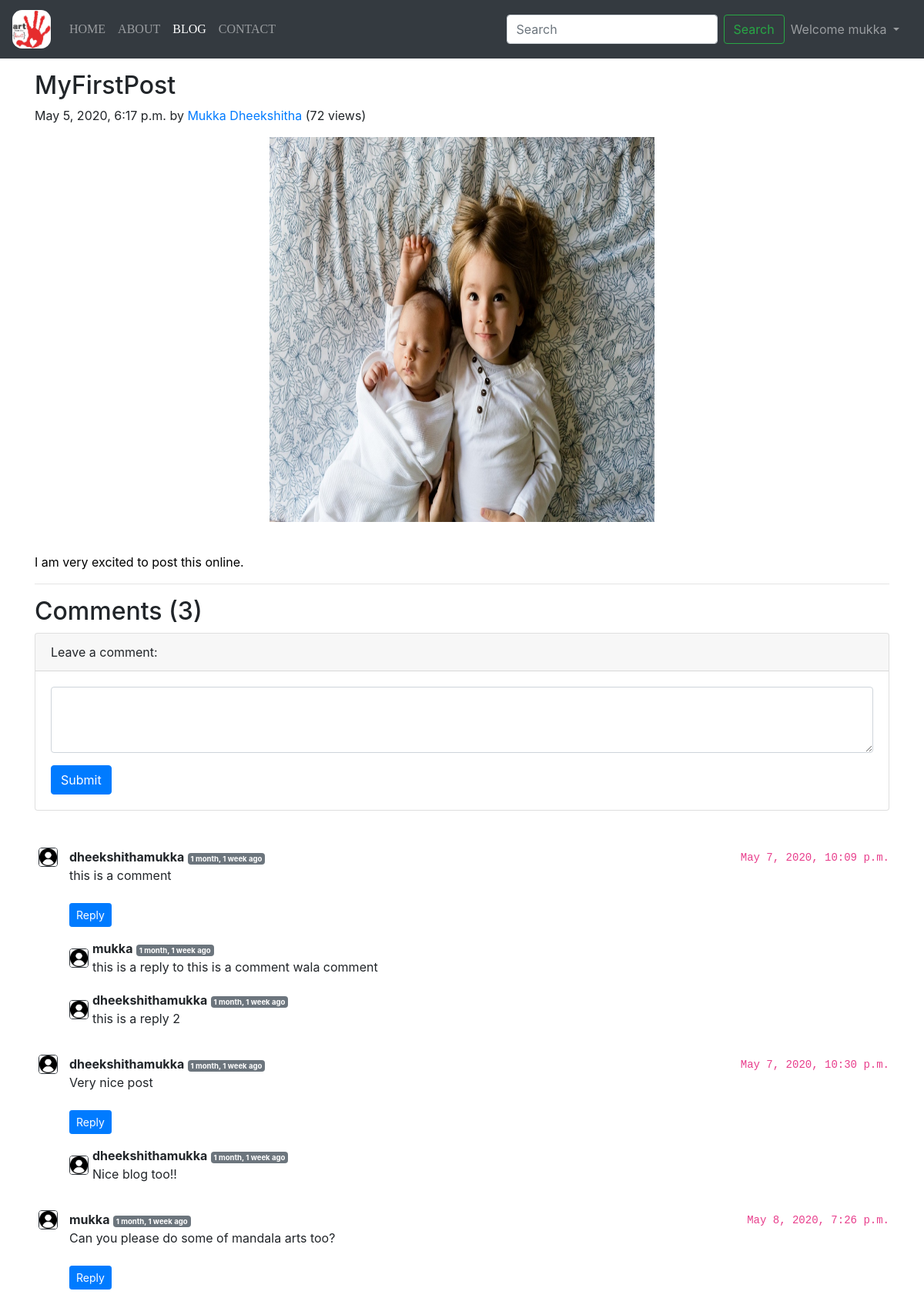
The page /blog/myfirstpost (signed in) on the database its author committed.
### blog/models.py (models this page shows, shortened)
class Post(models.Model):
    sno = models.AutoField(primary_key=True)
    title = models.CharField(max_length=255)
    content = models.TextField()
    author = models.CharField(max_length=100)
    slug = models.CharField(max_length=130)
    views = models.IntegerField(default=0)
    timefield = models.DateTimeField(blank=True)
    image = models.ImageField(upload_to='blog/images', default="")

class BlogComment(models.Model):
    sno = models.AutoField(primary_key=True)
    comment = models.TextField()
    user = models.ForeignKey(User, on_delete=models.CASCADE)
    post = models.ForeignKey(Post, on_delete=models.CASCADE)
    parent = models.ForeignKey('self', on_delete=models.CASCADE, null=True)
    timestamp = models.DateTimeField(default=now)
    def __str__(self):
        return self.comment[0:13] + "..." + " by " + self.user.username

### blog/views.py (the view)
# urls.py: path('<str:slug>', views.blogPost, name='blogPost'),
def blogPost(request, slug):
    post = Post.objects.filter(slug=slug).first()
    post.views = post.views + 1
    post.save()
    comments = BlogComment.objects.filter(post=post, parent=None)
    replies = BlogComment.objects.filter(post=post).exclude(parent=None)
    replyDict={}
    for reply in replies:
        if reply.parent.sno not in replyDict.keys():
            replyDict[reply.parent.sno] = [reply]
        else:
            replyDict[reply.parent.sno].append(reply)
    print(replyDict)
    context = {'post': post, 'comments': comments, 'user': request.user, 'replyDict': replyDict}
    return render(request, 'blog/blogPost.html', context)

### blog/templatetags/extras.py (called while the page is built)
@register.filter(name='get_val')
def get_val(dict, key):
    return dict.get(key)

### templates/blog/blogPost.html (shortened to what this page needs)
{% extends 'base.html' %}
{% block blogactive %} active {% endblock blogactive %}
{% block body %}
{% load humanize %}
{% load extras %}
<div class="container my-3">
    <div class="blog-post">
        <h2 class="blog-post-title">{{post.title}}</h2>
        <p class="blog-post-meta">{{post.timefield}} by <a
                href="https://www.instagram.com/dheekshitha_art_from_heart/">{{post.author}}</a> (<span>{{post.views}} views</span>)</p>
        <center><img src="/media/{{post.image}}" width="500px" height="500px" /></center>
        <br>
        <p>{{post.content|safe}}</p>
        <hr>
    </div>
</div>
<div class="container">
    <h2>Comments ({{comments.count}})</h2>
    <div class="my-2">
        {% if user.is_authenticated %}
        <div class="card">
            <div class="card-header">
                Leave a comment:
            </div>
            <div class="card-body">
                <form action="/blog/postComment" method="POST">{% csrf_token %}
                    <div class="form-group">
                        <textarea rows="3" class="form-control" id="comment" aria-describedby="emailHelp"
                            name="comment"></textarea>
                    </div>
                    <button type="submit" class="btn btn-primary">Submit</button>
                </form>
            </div>
        </div>
        {% else %}
        <p>Please login to post a comment</p>
        {% endif %}
    </div>
    <br>
    {% for comment in comments %}
    <div class="row my-3">
        <div style="margin-left: 20px;">
            <img class="rounded mx-auto d-block border border-dark"
                width="25px" height="25px">
        </div>
        <div class="col md-11 "><b>{{comment.user.username}}</b> <span class="badge badge-secondary"
                style="font-size: 0.6em">{{comment.timestamp | naturaltime}}</span>
            <div>{{comment.comment}}<br></div>
            <div style="margin-top: -49px; margin-left: 870px;float:right"><code>{{comment.timestamp}}</code></div>
            <div class="reply mx-0">
                {% if user.is_authenticated %}
                <br>
                <button class="btn btn-sm btn-primary" type="button" data-toggle="collapse"
                    data-target="#replyBox{{comment.sno}}" aria-expanded="false"
                    aria-controls="replyBox{{comment.sno}}">
                    Reply
                </button>
                {% endif %}
            </div>
            <div class="replies my-2">
                {% for reply in replyDict|get_val:comment.sno %}
                <div style="margin-top: 12px; position: absolute;">
                    <img class="rounded mx-auto d-block border border-dark"
                        width="25px" height="25px">
                </div>
                <div class="col-md-12 my-3">
                    <div class="col md-11 "><b>{{reply.user.username}}</b> <span class="badge badge-secondary"
                            style="font-size: 0.6em">
                            {{reply.timestamp | naturaltime}}
                        </span>
                        <div>
                            {{reply.comment}}<br><br>
                        </div>
                    </div>
                    <br>
                </div>
                {% endfor %}
            </div>
        </div>
    </div>
    {% endfor %}
</div>
{% endblock body %}

### templates/base.html (shortened to what this page needs)
<!doctype html>
<html lang="en">
<head>
  <link rel="stylesheet" href="https://stackpath.bootstrapcdn.com/bootstrap/4.4.1/css/bootstrap.min.css"
>
</head>
<body>
  <nav class="navbar navbar-expand-lg navbar-dark bg-dark">
    <a class="navbar-brand" href="/"><img
        style="width: 50px; height: 50px; border-radius: 25%; "></a>
    <div class="collapse navbar-collapse" id="navbarSupportedContent">
      <ul class="navbar-nav mr-auto">
        <li class="nav-item {% block homeactive %} {% endblock homeactive %}">
          <a class="nav-link" href="/" style="font-family: 'Verdana, Geneva, Tahoma, sans-serif;'">HOME </a>
        </li>
        <li class="nav-item {% block aboutactive %} {% endblock aboutactive %}">
          <a class="nav-link" href="about" style="font-family: 'Verdana, Geneva, Tahoma, sans-serif;'">ABOUT</a>
        </li>
        <li class="nav-item {% block blogactive %} {% endblock blogactive %}">
          <a class="nav-link" href="blog" style="font-family: 'Verdana, Geneva, Tahoma, sans-serif;'">BLOG</a>
        </li>
        <li class="nav-item {% block contactactive %} {% endblock contactactive %}">
          <a class="nav-link" href="contact" style="font-family: 'Verdana, Geneva, Tahoma, sans-serif;'">CONTACT</a>
        </li>
      </ul>
      <div class="ml-auto form-inline ">
        <form class="form-inline my-2 my-lg-0" method="get" action="/search">
          <input class="form-control mr-sm-2" type="search" placeholder="Search" aria-label="Search" name="query"
            id="query">
          <button class="btn btn-outline-success my-2 my-sm-0" type="submit">Search</button>
        </form>
        {% if user.is_authenticated %}
        <ul class="navbar-nav mr-2">
          <li class='nav-item dropdown'>
            <a class="nav-link dropdown-toggle" href="#" id="navbarDropdown" role="button" data-toggle="dropdown"
              aria-haspopup="true" aria-expanded="false">
              Welcome {{request.user}}
            </a>
          </li>
        </ul>
        {% endif %}
      </div>
    </div>
  </nav>
  {% block body %}{% endblock body %}
</body>
</html>

### rows shown on the page
Post: title "MyFirstPost", timefield "May 5, 2020, 6:17 p.m.", author "Mukka Dheekshitha", views "72", image (picture), content "I am very excited to post this online."
BlogComment: user.username "dheekshithamukka", timestamp "1 month, 1 week ago", comment "this is a comment", timestamp "May 7, 2020, 10:09 p.m."
BlogComment: user.username "mukka", timestamp "1 month, 1 week ago", comment "this is a reply to this is a comment wala comment"
BlogComment: user.username "dheekshithamukka", timestamp "1 month, 1 week ago", comment "this is a reply 2"
BlogComment: user.username "dheekshithamukka", timestamp "1 month, 1 week ago", comment "Very nice post", timestamp "May 7, 2020, 10:30 p.m."
BlogComment: user.username "dheekshithamukka", timestamp "1 month, 1 week ago", comment "Nice blog too!!"
BlogComment: user.username "mukka", timestamp "1 month, 1 week ago", comment "Can you please do some of mandala arts too?", timestamp "May 8, 2020, 7:26 p.m."

### other values the page prints
{{ request.user }} "mukka"
{{ comments.count }} "3"
